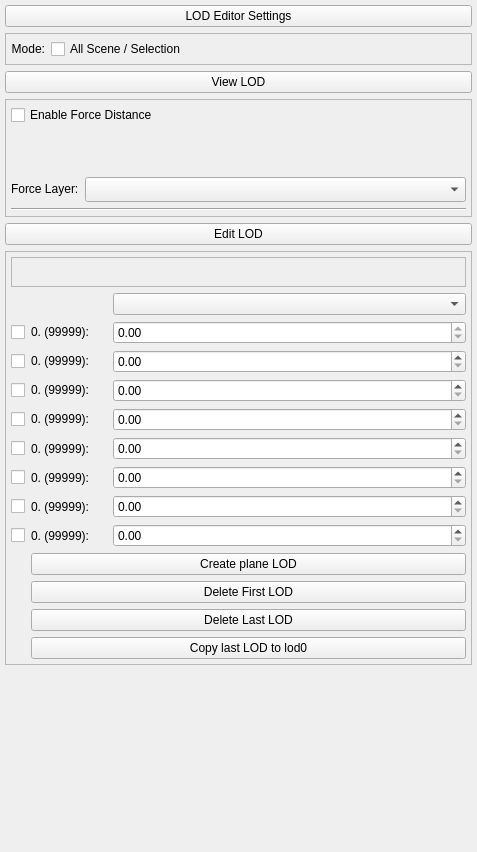
<?xml version="1.0" encoding="UTF-8"?>
<ui version="4.0">
 <class>LODEditor</class>
 <widget class="QWidget" name="LODEditor">
  <property name="geometry">
   <rect>
    <x>0</x>
    <y>0</y>
    <width>477</width>
    <height>852</height>
   </rect>
  </property>
  <property name="focusPolicy">
   <enum>Qt::StrongFocus</enum>
  </property>
  <property name="windowTitle">
   <string>Form</string>
  </property>
  <layout class="QVBoxLayout" name="verticalLayout">
   <property name="margin">
    <number>5</number>
   </property>
   <item>
    <widget class="QPushButton" name="lodEditorSettingsButton">
     <property name="text">
      <string>LOD Editor Settings</string>
     </property>
     <property name="icon">
      <iconset resource="QtIcons.qrc">
       <normaloff>:/QtIcons/advanced.png</normaloff>:/QtIcons/advanced.png</iconset>
     </property>
    </widget>
   </item>
   <item>
    <widget class="QFrame" name="frameLodEditorSettings">
     <property name="sizePolicy">
      <sizepolicy hsizetype="Preferred" vsizetype="Fixed">
       <horstretch>0</horstretch>
       <verstretch>0</verstretch>
      </sizepolicy>
     </property>
     <property name="frameShape">
      <enum>QFrame::StyledPanel</enum>
     </property>
     <property name="frameShadow">
      <enum>QFrame::Raised</enum>
     </property>
     <layout class="QGridLayout" name="gridLayout">
      <property name="margin">
       <number>5</number>
      </property>
      <item row="0" column="1">
       <widget class="QCheckBox" name="checkBoxLodEditorMode">
        <property name="text">
         <string>All Scene / Selection</string>
        </property>
       </widget>
      </item>
      <item row="0" column="0">
       <widget class="QLabel" name="label">
        <property name="sizePolicy">
         <sizepolicy hsizetype="Fixed" vsizetype="Fixed">
          <horstretch>0</horstretch>
          <verstretch>0</verstretch>
         </sizepolicy>
        </property>
        <property name="layoutDirection">
         <enum>Qt::LeftToRight</enum>
        </property>
        <property name="text">
         <string>Mode:</string>
        </property>
        <property name="alignment">
         <set>Qt::AlignRight|Qt::AlignTrailing|Qt::AlignVCenter</set>
        </property>
       </widget>
      </item>
     </layout>
    </widget>
   </item>
   <item>
    <widget class="QPushButton" name="viewLODButton">
     <property name="text">
      <string>View LOD</string>
     </property>
     <property name="icon">
      <iconset resource="QtIcons.qrc">
       <normaloff>:/QtIcons/advanced.png</normaloff>:/QtIcons/advanced.png</iconset>
     </property>
    </widget>
   </item>
   <item>
    <widget class="QFrame" name="frameViewLOD">
     <property name="sizePolicy">
      <sizepolicy hsizetype="Preferred" vsizetype="Fixed">
       <horstretch>0</horstretch>
       <verstretch>0</verstretch>
      </sizepolicy>
     </property>
     <property name="frameShape">
      <enum>QFrame::StyledPanel</enum>
     </property>
     <property name="frameShadow">
      <enum>QFrame::Raised</enum>
     </property>
     <layout class="QGridLayout" name="gridLayout_3">
      <property name="margin">
       <number>5</number>
      </property>
      <item row="0" column="0" colspan="2">
       <widget class="QCheckBox" name="enableForceDistance">
        <property name="sizePolicy">
         <sizepolicy hsizetype="Preferred" vsizetype="Fixed">
          <horstretch>0</horstretch>
          <verstretch>0</verstretch>
         </sizepolicy>
        </property>
        <property name="text">
         <string>Enable Force Distance</string>
        </property>
       </widget>
      </item>
      <item row="1" column="0" colspan="2">
       <widget class="LabeledSlider" name="forceSlider" native="true">
        <property name="sizePolicy">
         <sizepolicy hsizetype="Preferred" vsizetype="Minimum">
          <horstretch>0</horstretch>
          <verstretch>0</verstretch>
         </sizepolicy>
        </property>
        <property name="minimumSize">
         <size>
          <width>0</width>
          <height>40</height>
         </size>
        </property>
       </widget>
      </item>
      <item row="2" column="0">
       <widget class="QLabel" name="forceLayerLabel">
        <property name="sizePolicy">
         <sizepolicy hsizetype="Fixed" vsizetype="Fixed">
          <horstretch>0</horstretch>
          <verstretch>0</verstretch>
         </sizepolicy>
        </property>
        <property name="text">
         <string>Force Layer:</string>
        </property>
       </widget>
      </item>
      <item row="2" column="1">
       <widget class="QComboBox" name="forceLayer">
        <property name="minimumSize">
         <size>
          <width>0</width>
          <height>25</height>
         </size>
        </property>
       </widget>
      </item>
      <item row="3" column="0" colspan="2">
       <widget class="Line" name="line">
        <property name="orientation">
         <enum>Qt::Horizontal</enum>
        </property>
       </widget>
      </item>
     </layout>
    </widget>
   </item>
   <item>
    <widget class="QPushButton" name="editLODButton">
     <property name="text">
      <string>Edit LOD</string>
     </property>
     <property name="icon">
      <iconset resource="QtIcons.qrc">
       <normaloff>:/QtIcons/advanced.png</normaloff>:/QtIcons/advanced.png</iconset>
     </property>
    </widget>
   </item>
   <item>
    <widget class="QFrame" name="frameEditLOD">
     <property name="sizePolicy">
      <sizepolicy hsizetype="Preferred" vsizetype="Fixed">
       <horstretch>0</horstretch>
       <verstretch>0</verstretch>
      </sizepolicy>
     </property>
     <property name="minimumSize">
      <size>
       <width>0</width>
       <height>0</height>
      </size>
     </property>
     <property name="frameShape">
      <enum>QFrame::StyledPanel</enum>
     </property>
     <property name="frameShadow">
      <enum>QFrame::Raised</enum>
     </property>
     <layout class="QGridLayout" name="gridLayout_4">
      <property name="margin">
       <number>5</number>
      </property>
      <item row="10" column="1">
       <widget class="QLabel" name="lod4Name">
        <property name="text">
         <string>0. (99999):</string>
        </property>
       </widget>
      </item>
      <item row="13" column="1">
       <widget class="QLabel" name="lod7Name">
        <property name="text">
         <string>0. (99999):</string>
        </property>
       </widget>
      </item>
      <item row="11" column="1">
       <widget class="QLabel" name="lod5Name">
        <property name="text">
         <string>0. (99999):</string>
        </property>
       </widget>
      </item>
      <item row="7" column="3">
       <widget class="EventFilterDoubleSpinBox" name="lod1Distance">
        <property name="sizePolicy">
         <sizepolicy hsizetype="Expanding" vsizetype="Fixed">
          <horstretch>0</horstretch>
          <verstretch>0</verstretch>
         </sizepolicy>
        </property>
        <property name="suffix">
         <string/>
        </property>
        <property name="minimum">
         <double>0.000000000000000</double>
        </property>
        <property name="maximum">
         <double>1000.000000000000000</double>
        </property>
       </widget>
      </item>
      <item row="14" column="1" colspan="3">
       <widget class="QPushButton" name="createPlaneLodButton">
        <property name="text">
         <string>Create plane LOD</string>
        </property>
       </widget>
      </item>
      <item row="8" column="1">
       <widget class="QLabel" name="lod2Name">
        <property name="sizePolicy">
         <sizepolicy hsizetype="Minimum" vsizetype="Fixed">
          <horstretch>0</horstretch>
          <verstretch>0</verstretch>
         </sizepolicy>
        </property>
        <property name="minimumSize">
         <size>
          <width>70</width>
          <height>0</height>
         </size>
        </property>
        <property name="layoutDirection">
         <enum>Qt::LeftToRight</enum>
        </property>
        <property name="text">
         <string>0. (99999):</string>
        </property>
        <property name="alignment">
         <set>Qt::AlignLeading|Qt::AlignLeft|Qt::AlignVCenter</set>
        </property>
       </widget>
      </item>
      <item row="9" column="1">
       <widget class="QLabel" name="lod3Name">
        <property name="sizePolicy">
         <sizepolicy hsizetype="Minimum" vsizetype="Fixed">
          <horstretch>0</horstretch>
          <verstretch>0</verstretch>
         </sizepolicy>
        </property>
        <property name="minimumSize">
         <size>
          <width>70</width>
          <height>0</height>
         </size>
        </property>
        <property name="layoutDirection">
         <enum>Qt::LeftToRight</enum>
        </property>
        <property name="text">
         <string>0. (99999):</string>
        </property>
        <property name="alignment">
         <set>Qt::AlignLeading|Qt::AlignLeft|Qt::AlignVCenter</set>
        </property>
       </widget>
      </item>
      <item row="9" column="3">
       <widget class="EventFilterDoubleSpinBox" name="lod3Distance">
        <property name="sizePolicy">
         <sizepolicy hsizetype="Expanding" vsizetype="Fixed">
          <horstretch>0</horstretch>
          <verstretch>0</verstretch>
         </sizepolicy>
        </property>
        <property name="suffix">
         <string/>
        </property>
        <property name="minimum">
         <double>0.000000000000000</double>
        </property>
        <property name="maximum">
         <double>1000.000000000000000</double>
        </property>
       </widget>
      </item>
      <item row="17" column="1" colspan="3">
       <widget class="QPushButton" name="lastLodToFrontButton">
        <property name="text">
         <string>Copy last LOD to lod0</string>
        </property>
       </widget>
      </item>
      <item row="12" column="1">
       <widget class="QLabel" name="lod6Name">
        <property name="text">
         <string>0. (99999):</string>
        </property>
       </widget>
      </item>
      <item row="13" column="3">
       <widget class="QDoubleSpinBox" name="lod7Distance"/>
      </item>
      <item row="11" column="3">
       <widget class="QDoubleSpinBox" name="lod5Distance"/>
      </item>
      <item row="10" column="3">
       <widget class="QDoubleSpinBox" name="lod4Distance"/>
      </item>
      <item row="12" column="3">
       <widget class="QDoubleSpinBox" name="lod6Distance"/>
      </item>
      <item row="9" column="0">
       <widget class="QCheckBox" name="lod3Check">
        <property name="text">
         <string/>
        </property>
       </widget>
      </item>
      <item row="6" column="1">
       <widget class="QLabel" name="lod0Name">
        <property name="sizePolicy">
         <sizepolicy hsizetype="Minimum" vsizetype="Fixed">
          <horstretch>0</horstretch>
          <verstretch>0</verstretch>
         </sizepolicy>
        </property>
        <property name="minimumSize">
         <size>
          <width>70</width>
          <height>0</height>
         </size>
        </property>
        <property name="layoutDirection">
         <enum>Qt::LeftToRight</enum>
        </property>
        <property name="text">
         <string>0. (99999):</string>
        </property>
        <property name="alignment">
         <set>Qt::AlignLeading|Qt::AlignLeft|Qt::AlignVCenter</set>
        </property>
       </widget>
      </item>
      <item row="15" column="1" colspan="3">
       <widget class="QPushButton" name="buttonDeleteFirstLOD">
        <property name="text">
         <string>Delete First LOD</string>
        </property>
       </widget>
      </item>
      <item row="16" column="1" colspan="3">
       <widget class="QPushButton" name="buttonDeleteLastLOD">
        <property name="text">
         <string>Delete Last LOD</string>
        </property>
       </widget>
      </item>
      <item row="7" column="1">
       <widget class="QLabel" name="lod1Name">
        <property name="sizePolicy">
         <sizepolicy hsizetype="Minimum" vsizetype="Fixed">
          <horstretch>0</horstretch>
          <verstretch>0</verstretch>
         </sizepolicy>
        </property>
        <property name="minimumSize">
         <size>
          <width>70</width>
          <height>0</height>
         </size>
        </property>
        <property name="layoutDirection">
         <enum>Qt::LeftToRight</enum>
        </property>
        <property name="text">
         <string>0. (99999):</string>
        </property>
        <property name="alignment">
         <set>Qt::AlignLeading|Qt::AlignLeft|Qt::AlignVCenter</set>
        </property>
       </widget>
      </item>
      <item row="8" column="3">
       <widget class="EventFilterDoubleSpinBox" name="lod2Distance">
        <property name="sizePolicy">
         <sizepolicy hsizetype="Expanding" vsizetype="Fixed">
          <horstretch>0</horstretch>
          <verstretch>0</verstretch>
         </sizepolicy>
        </property>
        <property name="suffix">
         <string/>
        </property>
        <property name="minimum">
         <double>0.000000000000000</double>
        </property>
        <property name="maximum">
         <double>1000.000000000000000</double>
        </property>
       </widget>
      </item>
      <item row="7" column="0">
       <widget class="QCheckBox" name="lod1Check">
        <property name="text">
         <string/>
        </property>
       </widget>
      </item>
      <item row="6" column="3">
       <widget class="EventFilterDoubleSpinBox" name="lod0Distance">
        <property name="sizePolicy">
         <sizepolicy hsizetype="Expanding" vsizetype="Fixed">
          <horstretch>0</horstretch>
          <verstretch>0</verstretch>
         </sizepolicy>
        </property>
        <property name="readOnly">
         <bool>true</bool>
        </property>
        <property name="suffix">
         <string/>
        </property>
        <property name="minimum">
         <double>0.000000000000000</double>
        </property>
        <property name="maximum">
         <double>1000.000000000000000</double>
        </property>
       </widget>
      </item>
      <item row="8" column="0">
       <widget class="QCheckBox" name="lod2Check">
        <property name="text">
         <string/>
        </property>
       </widget>
      </item>
      <item row="6" column="0">
       <widget class="QCheckBox" name="lod0Check">
        <property name="text">
         <string/>
        </property>
       </widget>
      </item>
      <item row="1" column="3">
       <widget class="QComboBox" name="lodQualityBox"/>
      </item>
      <item row="0" column="0" colspan="4">
       <widget class="DistanceSlider" name="distanceSlider">
        <property name="sizePolicy">
         <sizepolicy hsizetype="Preferred" vsizetype="Fixed">
          <horstretch>0</horstretch>
          <verstretch>0</verstretch>
         </sizepolicy>
        </property>
        <property name="minimumSize">
         <size>
          <width>0</width>
          <height>30</height>
         </size>
        </property>
        <property name="autoFillBackground">
         <bool>false</bool>
        </property>
        <property name="frameShape">
         <enum>QFrame::StyledPanel</enum>
        </property>
        <property name="frameShadow">
         <enum>QFrame::Sunken</enum>
        </property>
        <property name="lineWidth">
         <number>1</number>
        </property>
       </widget>
      </item>
      <item row="10" column="0">
       <widget class="QCheckBox" name="lod4Check">
        <property name="text">
         <string/>
        </property>
       </widget>
      </item>
      <item row="11" column="0">
       <widget class="QCheckBox" name="lod5Check">
        <property name="text">
         <string/>
        </property>
       </widget>
      </item>
      <item row="12" column="0">
       <widget class="QCheckBox" name="lod6Check">
        <property name="text">
         <string/>
        </property>
       </widget>
      </item>
      <item row="13" column="0">
       <widget class="QCheckBox" name="lod7Check">
        <property name="text">
         <string/>
        </property>
       </widget>
      </item>
     </layout>
    </widget>
   </item>
   <item>
    <spacer name="verticalSpacer">
     <property name="orientation">
      <enum>Qt::Vertical</enum>
     </property>
     <property name="sizeHint" stdset="0">
      <size>
       <width>20</width>
       <height>40</height>
      </size>
     </property>
    </spacer>
   </item>
  </layout>
 </widget>
 <customwidgets>
  <customwidget>
   <class>EventFilterDoubleSpinBox</class>
   <extends>QDoubleSpinBox</extends>
   <header location="global">Tools/EventFilterDoubleSpinBox/EventFilterDoubleSpinBox.h</header>
  </customwidget>
  <customwidget>
   <class>LabeledSlider</class>
   <extends>QWidget</extends>
   <header>Tools/LabeledSlider/LabeledSlider.h</header>
   <container>1</container>
  </customwidget>
  <customwidget>
   <class>DistanceSlider</class>
   <extends>QFrame</extends>
   <header>DockLODEditor/DistanceSlider.h</header>
   <container>1</container>
  </customwidget>
 </customwidgets>
 <tabstops>
  <tabstop>lodEditorSettingsButton</tabstop>
  <tabstop>viewLODButton</tabstop>
  <tabstop>enableForceDistance</tabstop>
  <tabstop>forceLayer</tabstop>
  <tabstop>editLODButton</tabstop>
  <tabstop>lod0Distance</tabstop>
  <tabstop>lod1Distance</tabstop>
  <tabstop>lod2Distance</tabstop>
  <tabstop>lod3Distance</tabstop>
  <tabstop>createPlaneLodButton</tabstop>
  <tabstop>buttonDeleteFirstLOD</tabstop>
  <tabstop>buttonDeleteLastLOD</tabstop>
 </tabstops>
 <resources>
  <include location="QtIcons.qrc"/>
 </resources>
 <connections/>
</ui>
